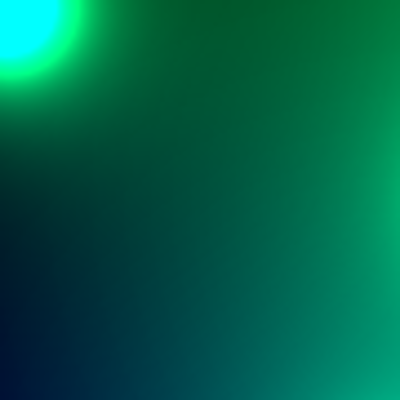
Frame 1 (no input)
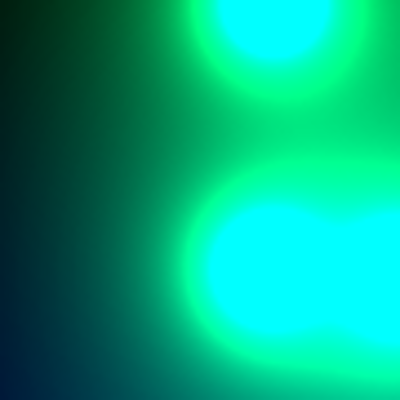
Frame 60 (the mouse pressed at the canvas centre just before this capture)
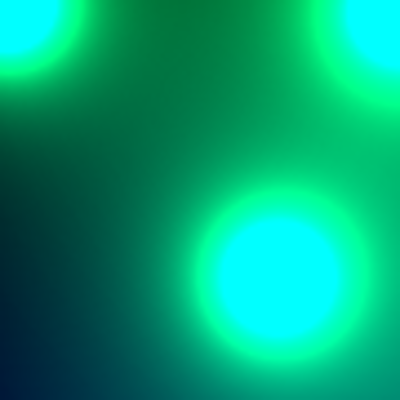
Frame 120 (the mouse held since frame 60 and released just before this capture)

The Processing sketch that drew these frames (run headless with seeded random() and noise(); from frame 60 on, the mouse is pressed at the canvas centre):

// Processing sketch: blobs
// ── blobs.pde
int numBlobs = 3;

int[] blogPx = { 0, 90, 120 };
int[] blogPy = { 0, 120, 45 };

// Movement vector for each blob
float[] blogDx = { 1, 0.8, 0.6 };
float[] blogDy = { 1, 1, -0.3 };

PGraphics pg;
int[][] vy,vx; 
String name = "metaball";

void setup() {
 size(400, 400);
 pg = createGraphics(90, 90); 
 vy = new int[numBlobs][pg.height];
 vx = new int[numBlobs][pg.width];
 frameRate(30);
}

void draw() {
 for (int i=0; i<numBlobs; ++i) {
   blogPx[i]+=blogDx[i];
   blogPy[i]+=blogDy[i];

   // bounce across screen
   if (blogPx[i] < 0) {
     blogDx[i] = 1;
   }
   if (blogPx[i] > pg.width) {
     blogDx[i] = -1;
   }
   if (blogPy[i] < 0) {
     blogDy[i] = 1;
   }
   if (blogPy[i] > pg.height) {
     blogDy[i]=-1;
   }

   for (int x = 0; x < pg.width; x++) {
     vx[i][x] = int(sq(blogPx[i]-x));
   }

   for (int y = 0; y < pg.height; y++) {
     vy[i][y] = int(sq(blogPy[i]-y)); 
   }
 }

 // Output into a buffered image for reuse
 pg.beginDraw();
 pg.loadPixels();
 for (int y = 0; y < pg.height; y++) {
   for (int x = 0; x < pg.width; x++) {
     int m = 1;
     for (int i = 0; i < numBlobs; i++) {
       // Increase this number to make your blobs bigger
       m += 60000/(vy[i][y] + vx[i][x]+1);
     }
     pg.pixels[x+y*pg.width] = color(0, m+x, (x+m+y)/2);
   }
 }
 pg.updatePixels();
 pg.endDraw();

 // Display the results
 image(pg, 0, 0, width, height); 
}
